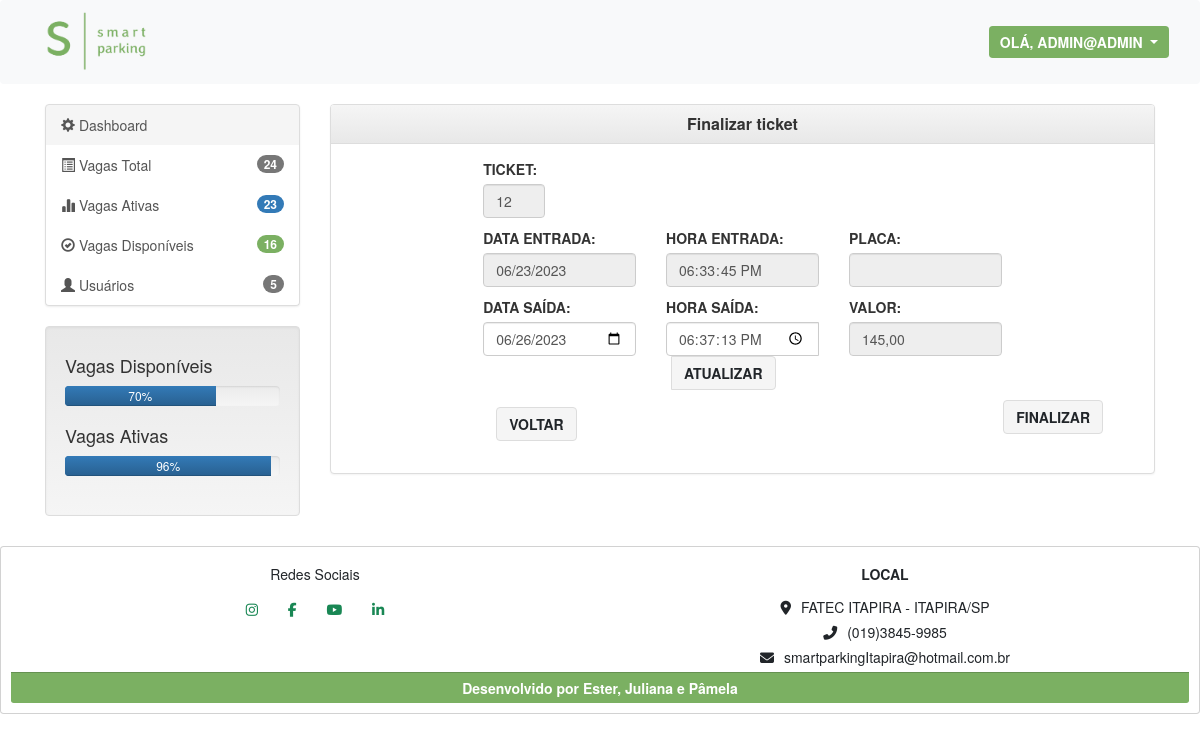
The app's page /ticket-saida.php?mov_id=12 (signed in) with its own data.
### tables this page shows
CREATE TABLE `movimentacoes` (
  `mov_id` int(11) NOT NULL,
  `mov_data_entrada` date NOT NULL,
  `mov_hora_entrada` time NOT NULL,
  `mov_placa` varchar(8) NOT NULL,
  `mov_data_saida` date NOT NULL,
  `mov_hora_saida` time NOT NULL,
  `mov_preco` float NOT NULL,
  `mov_status` tinyint(1) NOT NULL
);

### include/f_vaga-check.php (called while the page is built)
<?php
$conexao = new PDO('mysql:host=127.0.0.1;dbname=parking', 'root', '');
$countVagasQuery = "SELECT COUNT(*) AS total_vagas FROM vagas WHERE vaga_status = '0'";
$totalVagas = $conexao->query($countVagasQuery)->fetchColumn();
$countVagasTodosQuery = "SELECT COUNT(vaga_status) AS total_vagas FROM vagas";
$vagas = $conexao->query($countVagasTodosQuery)->fetchColumn();
$countCarrosQuery = "SELECT COUNT(*) AS total_carros FROM movimentacoes WHERE mov_status = '1'";
$totalCarros = $conexao->query($countCarrosQuery)->fetchColumn();
$vagasDisponiveis = $totalVagas - $totalCarros;
$percentVagasTotal = number_format((($totalVagas/$vagas)*100),0);
$percentVagasAtivas = number_format((($vagasDisponiveis/$totalVagas)*100),0);
$countUsuariosTodosQuery = "SELECT COUNT(login_id) AS total_usuario FROM logins WHERE login_status = '0'";
$totalUsuarios = $conexao->query($countUsuariosTodosQuery)->fetchColumn();

### include/classes.php (called while the page is built, shortened)
<?php
class Movimentacoes{
    public $mov_id;
    public function __construct($mov_id = false)
	{
		if ($mov_id){
            $this->mov_id = $mov_id;
            $this->mov_carregar();
        }
    }
    public function mov_carregar()
    {
        $sql = "SELECT * FROM movimentacoes WHERE mov_id=" . $this->mov_id;
        include_once "conexao.php";
        $resultado = $conexao->query($sql);
        $linha = $resultado->fetch();
        $this->mov_id = $linha['mov_id'];
        $this->mov_data_entrada = $linha['mov_data_entrada'];
        $this->mov_hora_entrada = $linha['mov_hora_entrada'];
        $this->mov_placa = $linha['mov_placa'];
    }
}

### include/f_preco-saida.php (called while the page is built, shortened)
<?php
$timezone = new DateTimeZone('America/Sao_Paulo');
$dataSaida = new DateTime('now', $timezone);
$dataEntrada = new DateTime($mov->mov_data_entrada . ' ' . $mov->mov_hora_entrada, $timezone);
$diferenca = $dataSaida->diff($dataEntrada);
$totalMinutos = $diferenca->days * 24 * 60 + $diferenca->h * 60 + $diferenca->i;
if ($totalMinutos <= 30) {
    $preco = 1;
} elseif ($totalMinutos <= 60) {
    $preco = 2;
} elseif ($totalMinutos <= 90) {
    $preco = 3;
} elseif ($totalMinutos <= 120) {
    $preco = 4;
} elseif ($totalMinutos <= 150) {
    $preco = 5;
} elseif ($totalMinutos <= 180) {
    $preco = 6;
} else {
    $minutosExcedentes = $totalMinutos - 180;
    $precoExcedente = ceil($minutosExcedentes / 30);
    $preco = 6 + $precoExcedente;
}

### ticket-saida.php (the view, shortened to what this page needs)
<?php
require_once "include/classes.php";
$mov_id = $_GET['mov_id'];
$mov = new Movimentacoes($mov_id);
require_once "include/f_vaga-check.php";
require_once "include/f_preco-saida.php";
?>
<!DOCTYPE html>
<html lang="PT-BR">
<head>
    <link href="include/vagas-dash.css" rel="stylesheet">
    <link href="https://cdn.jsdelivr.net/npm/bootstrap@5.3.0-alpha3/dist/css/bootstrap.min.css" rel="stylesheet">
    <link rel="stylesheet" href="https://cdn.jsdelivr.net/npm/bootstrap@5.3.0-alpha3/dist/css/bootstrap.min.css">
    <link rel="stylesheet" href="https://unpkg.com/bootstrap-table@1.21.2/dist/bootstrap-table.min.css">
    <link rel="stylesheet" href="https://cdn.jsdelivr.net/npm/bootstrap@3.3.7/dist/css/bootstrap.min.css">
    <link rel="stylesheet" href="https://cdn.jsdelivr.net/npm/bootstrap@3.3.7/dist/css/bootstrap-theme.min.css">
</head>
</body>
        <?php
        require_once('include/header2.php');
        require_once('include/f_vaga-check.php');
        ?>
                <section id="main">
                    <div class="container">
                        <div class="row">
                            <div class="col-md-3">
                                <div class="list-group">
                                    <a href="home.php" class="list-group-item" style="background-color: #f5f5f5; border-color: #ddd;" ><span class="glyphicon glyphicon-cog" aria-hidden="true" ></span> Dashboard</a>
                                    <a href="home.php" class="list-group-item"><span class="glyphicon glyphicon-list-alt" aria-hidden="true"></span> Vagas Total <span class="badge"><?php echo $vagas ?> </span></a>
                                    <a href="home.php" class="list-group-item"><span class="glyphicon glyphicon-stats" aria-hidden="true"></span> Vagas Ativas <span class="badge" style="background: #337ab7;"><?php echo $totalVagas ?> </span></a>
                                    <a href="home.php" class="list-group-item"><span class="glyphicon glyphicon-ok-circle" aria-hidden="true"></span> Vagas Disponíveis <span class="badge" style="background: #7BB062;"><?php echo $vagasDisponiveis ?></span></a>
                                    <a href="home.php" class="list-group-item"><span class="glyphicon glyphicon-user" aria-hidden="true"></span> Usuários <span class="badge" ><?php echo $totalUsuarios ?></span></a>
                                </div>
                                <div class="well" style="background-color: #f5f5f5; border-color: #ddd;">
                                    <h4>Vagas Disponíveis</h4>
                                    <div class="progress">
                                        <div class="progress-bar" role="progressbar" aria-valuenow="<?php echo $percentVagasAtivas ?>%" aria-valuemin="0" aria-valuemax="100" style="width: <?php echo $percentVagasAtivas ?>%;"> <?php echo $percentVagasAtivas ?>%
                                        </div>
                                    </div>
                                    <h4>Vagas Ativas</h4>
                                    <div class="progress">
                                        <div class="progress-bar" role="progressbar" aria-valuenow="<?php echo $percentVagasTotal ?>%" aria-valuemin="0" aria-valuemax="100" style="width: <?php echo $percentVagasTotal ?>%;"> <?php echo $percentVagasTotal ?>%
                                        </div>
                                    </div>
                                </div>
                            </div>
                            <div class="col-md-9">
                                <div class="panel panel-default">
                                    <div class="panel-heading" style="background-color: #f5f5f5; border-color: #ddd;">
                                        <h4 class="panel-title text-center"><b>Finalizar ticket</b></h4>
                                    </div>
                                    <div class="panel-body">
                                    <div class="row justify-content-center">
                                        <div class="col-md-8 order-md-1">
                                            <form class="" method="POST" action="include/f_vaga-saida.php">
                                                <div class="row">
                                                    <div class="col-md-2 mb-3">
                                                        <label for="mov_id" class="form-label text-uppercase fw-bold">Ticket:</label>
                                                        <input type="text" class="form-control" id="mov_id" name="mov_id" value="<?= $mov->mov_id ?>" readonly>
                                                    </div>
                                                </div>
                                                <div class="row">
                                                    <div class="col-md-4 mb-3">
                                                        <label for="mov_data_entrada" class="form-label text-uppercase fw-bold">Data Entrada:</label>
                                                        <input type="date" class="form-control" id="mov_data_entrada" name="mov_data_entrada" value="<?= $mov->mov_data_entrada ?>" readonly>
                                                    </div>
                                                    <div class="col-md-4 mb-3">
                                                        <label for="mov_hora_entrada" class="form-label text-uppercase fw-bold">Hora Entrada:</label>
                                                        <input type="time" class="form-control" id="mov_hora_entrada" name="mov_hora_entrada" step="2" value="<?= $mov->mov_hora_entrada ?>" readonly>
                                                    </div>
                                                    <div class="col-md-4 mb-3">
                                                        <label for="mov_placa" class="form-label text-uppercase fw-bold">Placa:</label>
                                                        <input type="text" class="form-control" id="mov_placa" name="mov_placa" value="<?= $mov->mov_placa ?>" readonly>
                                                    </div>
                                                </div>
                                                <div class="row">
                                                    <div class="col-md-4 mb-3">
                                                        <label for="mov_data_saida" class="form-label text-uppercase fw-bold">Data Saída:</label>
                                                        <input type="date" class="form-control" id="mov_data_saida" name="mov_data_saida" value="<?php echo date("Y-m-d"); ?>">
                                                    </div>
                                                    <div class="col-md-4 mb-3">
                                                        <label for="mov_hora_saida" class="form-label text-uppercase fw-bold">Hora Saída:</label>
                                                        <div class="input-group flex-nowrap">
                                                            <input type="time" class="form-control" id="mov_hora_saida" name="mov_hora_saida" placeholder="" step="1" value="<?php echo date("H:i:s"); ?>" required>
                                                            <button class="btn fw-bold text-uppercase ms-2" style="background-color: #f5f5f5; border-color: #ddd;" type="button" onclick="atualizarHora()">Atualizar</button>
                                                        </div>
                                                    </div>
                                                    <div class="col-md-4 mb-3 mx-auto">
                                                        <label for="mov_preco" class="form-label text-uppercase fw-bold">Valor:</label>
                                                        <input type="text" class="form-control" id="mov_preco" name="mov_preco" value="<?= number_format($preco, 2, ',', '.'); ?>" readonly>
                                                    </div>
                                                </div>
                                                    <div class="row justify-content-center">
                                                        <div class="col-md-7 mb-3">
                                                            <button type="submit" class="btn"><a class="btn btnVoltar text-uppercase fw-bold" style="background-color: #f5f5f5; border-color: #ddd;" href="ticket-ativos.php">Voltar</a></button>
                                                        </div>
                                                        <div class="col-md-5 mb-3">
                                                            <button type="submit" class="btn text-uppercase fw-bold" style="background-color: #f5f5f5; border-color: #ddd; margin-left: 200px"><a style="text-decoration: none; ">Finalizar</a></button>
                                                        </div>
                                                    </div>
                                            </form>
                                        </div>
                                    </div>
                                    </div>
                                </div>
                            </div>
                        </div>
                    </div>
                </section>
    <footer>
    <?php
      require_once('include/footer.php');
      ?>
    </footer>
</body>
</html>

### records on screen
movimentacoes: mov_id "12", mov_data_entrada "06/23/2023", mov_hora_entrada "18:33:45", mov_preco "145,00"

### other values on screen
$_SESSION['usuario_logado'] "ADMIN@ADMIN"
$vagas "24"
$totalVagas "23"
$vagasDisponiveis "16"
$totalUsuarios "5"
$percentVagasAtivas "70"
$percentVagasTotal "96"
